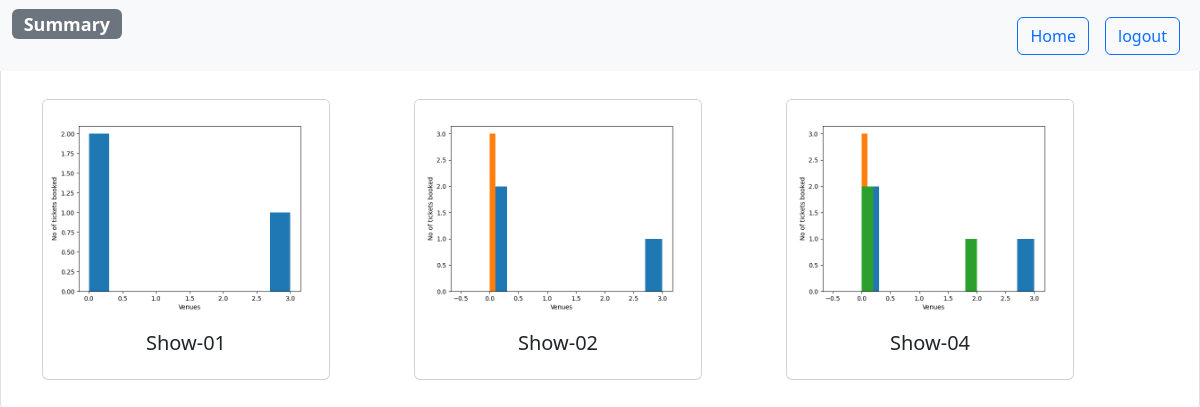
Screenshot of /ts/admin/home (signed in) with the database file from the repository.
### application/models.py (models this page shows)
class Show(db.Model):
    __tablename__='show'
    show_id=db.Column(db.Integer, primary_key=True, autoincrement=True)
    show_name = db.Column(db.String, nullable=False)
    show_rating = db.Column(db.Float)
    show_tag = db.Column(db.String(20), nullable=False)
    show_price = db.Column(db.Float, nullable=False)
    no_seats = db.Column(db.Integer, nullable=False)
    show_stime = db.Column(db.DateTime)
    show_etime = db.Column(db.DateTime)

### application/adminControllers.py (the view)
@app.route('/ts/admin/home', methods=['POST', 'GET'])
def admin_home():
    if 'adminname' in session:
        admin = Admin.query.first()
        empid = admin.emp_id
        tickets=Ticket.query.all()
        shows=Show.query.with_entities(Show.show_id, Show.show_name).all()
        venue=Show.query.with_entities(Venue.venue_id).all()
        sh_dic={}
        for tup in shows:
            if tup not in sh_dic:
                sh_dic[tup]={}
        for sh in sh_dic:
            for tup in venue:
                if tup[0] not in sh_dic[sh]:
                    sh_dic[sh][tup[0]]=0
        for ticket in tickets:
            for key1 in sh_dic:
                if int(ticket.show_id)==int(key1[0]):
                    for vid in sh_dic[key1]:
                        if int(vid)==int(ticket.venue_id):
                            sh_dic[key1][vid]+=ticket.no_seats
        shows=[]
        for show in sh_dic:
            if show[1] not in shows:
                data=[]
                for venue in sh_dic[show]:
                    data.append(sh_dic[show][venue])
                plt.hist(data)
                plt.xlabel("Venues")
                plt.ylabel("No of tickets booked")
                mypath = os.path.abspath('static/img')
                myfile=show[1]+".png"
                plt.savefig(os.path.join(mypath, myfile))
                shows.append(show[1])
        return render_template('home.html',empid=empid, shows=shows)
    else:
        return redirect(url_for('admin_login'))

### templates/home.html (shortened to what this page needs)
<!DOCTYPE html>
<html lang="en">
<head>
    <link rel="stylesheet" href="{{url_for('static', filename='bootstrap/css/bootstrap.min.css')}}">
    <link rel="stylesheet" href="{{url_for('static', filename='style.css')}}">
</head>
<body class="scrollarea rounded border border-bottom-0 row-gap-5" style="padding-top: 50px; padding-bottom: 30px;">
    <div class="container text-center">
        <nav class="navbar navbar-expand-lg bg-light fixed-top">
            <div class="container-fluid align-middle">
                <div class="d-flex flex-row mb-3">
                    <h4><span class="badge bg-secondary">Summary</span></h4>
                </div>
                <div class="d-flex flex-row-reverse">
                    <div class="p-2"><a href="{{url_for('logout')}}" class="btn btn-outline-primary">logout</a></div>
                    <div class="p-2"><a href="{{url_for('admin_dashboard')}}" class="btn btn-outline-primary">Home</a></div>
                </div>
            </div>
        </nav>
        {% if shows|length > 0 %}
        <div class="row">
            <div class="row row-cols-1 row-cols-md-3 g-4">
                {% for show in shows %}
                <div class="col">
                    <div class="card" style="width: 18rem;">
                        <img src="{{url_for("static",filename='img/'+show+".png")}}" class="card-img-top" alt="Histogram">
                        <div class="card-body">
                        <h5 class="card-title">{{ show }}</h5>
                        </div>
                    </div>
                </div>
                {% endfor %}
            </div>
        </div>
        {% else %}
        <div class="row">
            <div class="alert alert-info" role="alert">
                No data Available!
            </div>
        </div>
        {% endif %}
    </div>
</body>
</html>

### static/style.css (style rules this page uses)
.scrollarea { overflow-y: scroll; overflow-x: hidden; }

### rows the page displays
Show: show_name (picture), show_name "Show-01"
Show: show_name (picture), show_name "Show-02"
Show: show_name (picture), show_name "Show-04"
